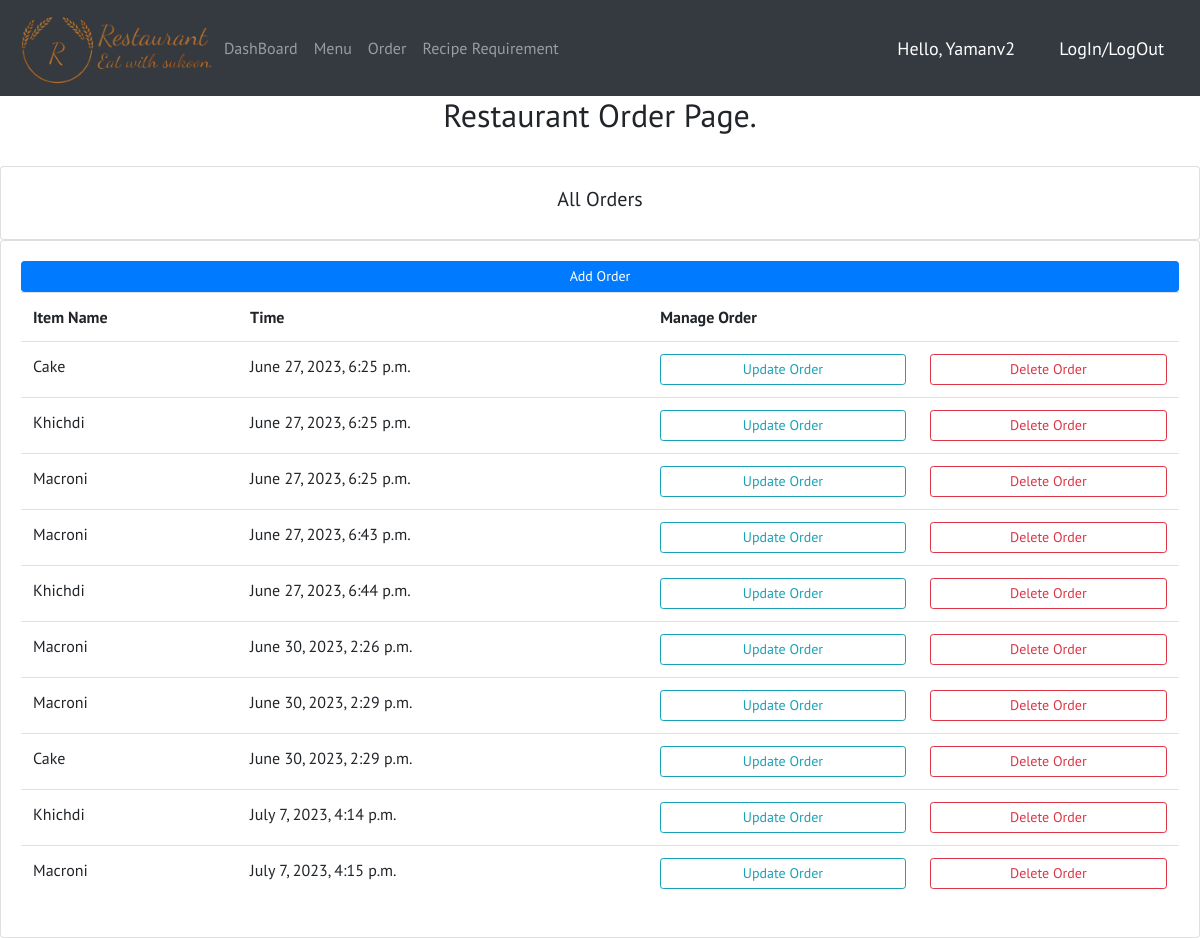
/order/ (signed in), run on the app's committed database.
### restaurant/models.py (models this page shows, shortened)
class Purchase(models.Model):
    menu_item = models.ForeignKey(MenuItem, on_delete=models.CASCADE)
    time_stamp = models.DateTimeField(auto_now_add=True, null=True)

class MenuItem(models.Model):
    item_name = models.CharField(max_length=200, null=True)
    set_price = models.FloatField(null=True)
    def __str__(self):
        return self.item_name

### restaurant/views.py (the view)
# urls.py: path('order/', views.order, name="order_page"),
@login_required(login_url='Login')
def order(request):
    order = Purchase.objects.all()
    return render(request, 'restaurant/order.html', {'order':order})

### restaurant/templates/restaurant/order.html (shortened to what this page needs)
{% extends 'restaurant/base.html' %}
{% block content %}
<h2 style="text-align:center">
    Restaurant Order Page.
</h2>
<br>
<div class="row">
    <div class="col-md">
        <div class="card card-body">
            <h5 style='text-align: center'>All Orders</h5>
        </div>
        <div class="card card-body">
            <a class="btn btn-primary btn-sm btn-block" href="{% url 'manage_order' %}">Add Order</a>
            <table class="table">
                <tr>
                    <th>Item Name</th>
                    <th>Time</th>
                    <th>Manage Order<th>
                </tr>
                {% for i in order %}
                    <tr>
                        <td>{{i.menu_item}}</td>
                        <td>{{i.time_stamp}}</td>
                        <td><a class="btn btn-outline-info btn-sm btn-block" href="{% url 'updateOrder' i.id %}">Update Order</td>
                        <td><a class="btn btn-outline-danger btn-sm btn-block" href="{% url 'deleteOrder' i.id %}">Delete Order</td>
                    </tr>
                {% endfor %}
            </table>
        </div>
    </div>
</div>
{% endblock %}

### restaurant/templates/restaurant/base.html (shortened to what this page needs)
{% load static %}
<!DOCTYPE html>
<html lang="en">
    <head>
        <link rel="stylesheet" href="https://cdn.jsdelivr.net/npm/bootstrap@4.3.1/dist/css/bootstrap.min.css">
    </head>
    <body style="background-image: url('{% static "Background.jpg"%}')">
        {% include 'restaurant/navbar.html' %}
        {% block content %}
        {% endblock %}
    </body>
</html>

### restaurant/templates/restaurant/navbar.html (shortened to what this page needs)
{% load static %}
<nav class="navbar navbar-expand-lg navbar-dark bg-dark" >
  <a href='/'><img style="max-height: 80px" src="{% static 'Logo.png' %}">
    <div class="collapse navbar-collapse" id="navbarNav">
      <ul class="navbar-nav">
        <li class="nav-item">
          <a class="nav-link" href="/dashboard/">DashBoard</a>
        </li>
        <li class="nav-item">
          <a class="nav-link" href="/menu/">Menu</a>
        </li>
        <li class="nav-item">
          <a class="nav-link" href="/order/">Order</a>
        </li>
        <li class="nav-item">
          <a class="nav-link" href="/recipe_requirement/">Recipe Requirement</a>
        </li>
      </ul>
    </div>
    <div>
      <span class="hello-msg">Hello, {{request.user}}</span>
      <span><a class="hello-msg" class="some" href="{% url 'LogOut' %}">LogIn/LogOut</a></span>
    </div>
</nav>

### restaurant/templates/restaurant/navbar.html (style rules this page uses)
.hello-msg { font-size: 18px; color: #fff; margin: 20px; }

### data on the page
Purchase: menu_item "Cake", time_stamp "June 27, 2023, 6:25 p.m."
Purchase: menu_item "Khichdi", time_stamp "June 27, 2023, 6:25 p.m."
Purchase: menu_item "Macroni", time_stamp "June 27, 2023, 6:25 p.m."
Purchase: menu_item "Macroni", time_stamp "June 27, 2023, 6:43 p.m."
Purchase: menu_item "Khichdi", time_stamp "June 27, 2023, 6:44 p.m."
Purchase: menu_item "Macroni", time_stamp "June 30, 2023, 2:26 p.m."
Purchase: menu_item "Macroni", time_stamp "June 30, 2023, 2:29 p.m."
Purchase: menu_item "Cake", time_stamp "June 30, 2023, 2:29 p.m."
Purchase: menu_item "Khichdi", time_stamp "July 7, 2023, 4:14 p.m."
Purchase: menu_item "Macroni", time_stamp "July 7, 2023, 4:15 p.m."

### other printed values
{{ request.user }} "Yamanv2"
